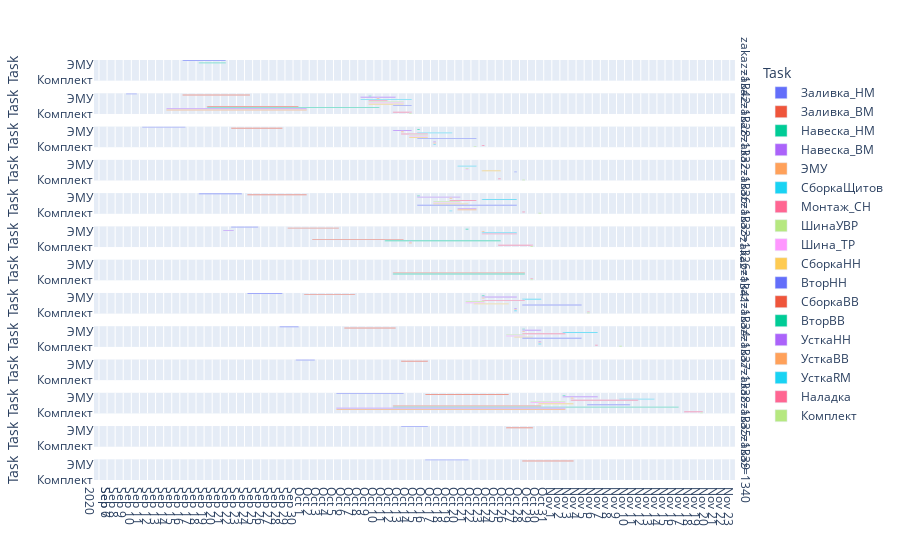

Notebook source saved alongside this figure:
### Code cell
fig = px.timeline(data, x_start="Start", x_end="Finish", y="Task", color='Task', category_orders={'Task':l}, facet_row="zakaz")
#fig.update_yaxes(autorange="reversed") # otherwise tasks are listed from the bottom up
fig.update_xaxes(
    dtick='D1',
    )
fig.show()
